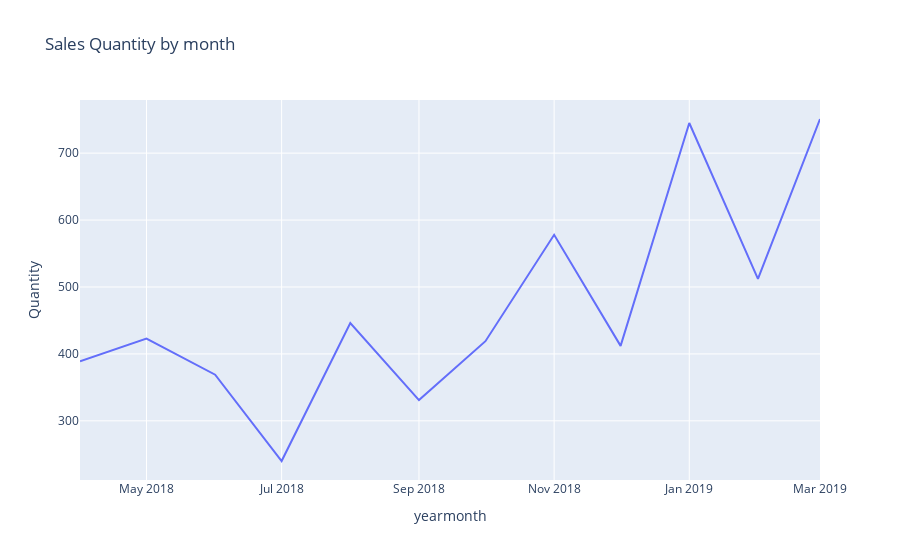
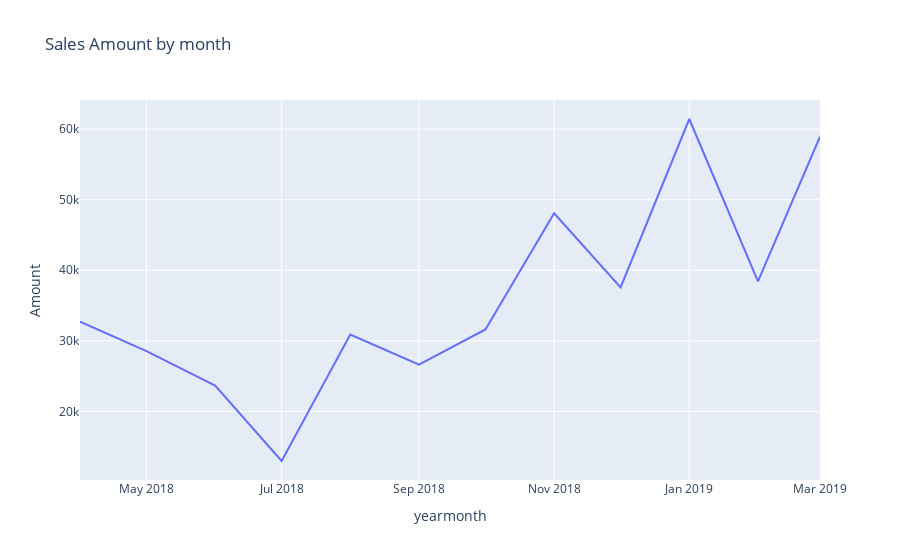

Notebook code for these charts, in order:
### Code cell
df = data.groupby( 'yearmonth').agg({ 'Quantity' : 'sum'})
df = df.reset_index()
fig1 = px. line(df, x='yearmonth', y="Quantity", title='Sales Quantity by month') 
fig1.show()

df2= data.groupby('yearmonth').agg({'Amount': 'sum'}).reset_index()
fig2 = px. line (df2, x='yearmonth', y="Amount", title='Sales Amount by month')
fig2.show()

### Figure 1 — Plotly figure (JSON) as saved in the notebook; plotly's stock layout.template omitted (floating-point values rounded to 4 significant figures)
{"data": [{"hovertemplate": "yearmonth=%{x}<br>Quantity=%{y}<extra></extra>", "legendgroup": "", "line": {"color": "#636efa", "dash": "solid"}, "marker": {"symbol": "circle"}, "mode": "lines", "name": "", "orientation": "v", "showlegend": false, "type": "scatter", "x": ["2018-04", "2018-05", "2018-06", "2018-07", "2018-08", "2018-09", "2018-10", "2018-11", "2018-12", "2019-01", "2019-02", "2019-03"], "xaxis": "x", "y": [389, 423, 369, 240, 446, 331, 419, 578, 412, 745, 512, 751], "yaxis": "y"}], "layout": {"legend": {"tracegroupgap": 0}, "title": {"text": "Sales Quantity by month"}, "xaxis": {"anchor": "y", "domain": [0, 1], "title": {"text": "yearmonth"}}, "yaxis": {"anchor": "x", "domain": [0, 1], "title": {"text": "Quantity"}}}}

### Figure 2 — Plotly figure (JSON) as saved in the notebook; plotly's stock layout.template omitted (floating-point values rounded to 4 significant figures)
{"data": [{"hovertemplate": "yearmonth=%{x}<br>Amount=%{y}<extra></extra>", "legendgroup": "", "line": {"color": "#636efa", "dash": "solid"}, "marker": {"symbol": "circle"}, "mode": "lines", "name": "", "orientation": "v", "showlegend": false, "type": "scatter", "x": ["2018-04", "2018-05", "2018-06", "2018-07", "2018-08", "2018-09", "2018-10", "2018-11", "2018-12", "2019-01", "2019-02", "2019-03"], "xaxis": "x", "y": [32726, 28545, 23658, 12966, 30899, 26628, 31615, 48086, 37579, 61439, 38424, 58937], "yaxis": "y"}], "layout": {"legend": {"tracegroupgap": 0}, "title": {"text": "Sales Amount by month"}, "xaxis": {"anchor": "y", "domain": [0, 1], "title": {"text": "yearmonth"}}, "yaxis": {"anchor": "x", "domain": [0, 1], "title": {"text": "Amount"}}}}
